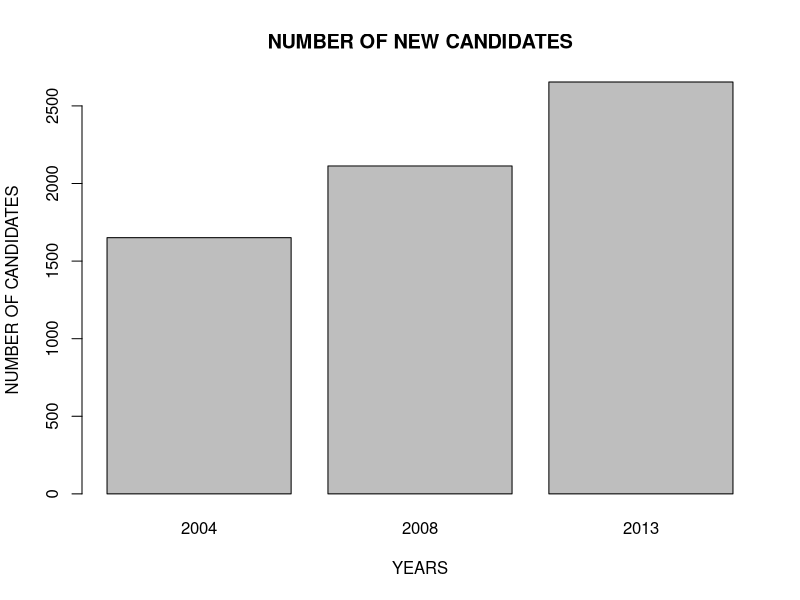
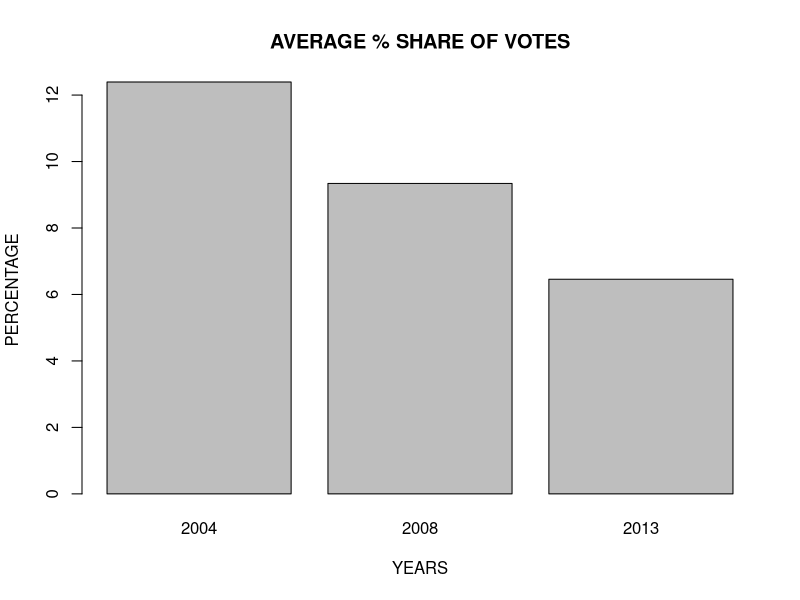
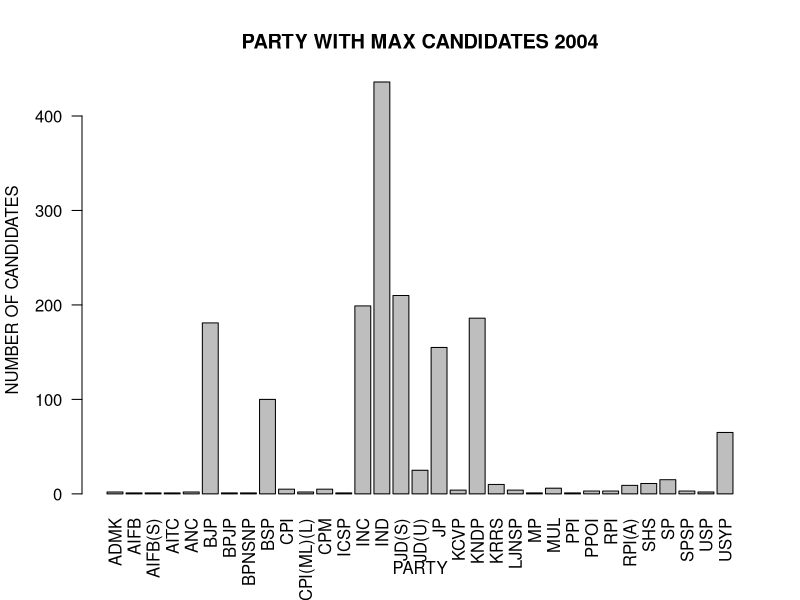
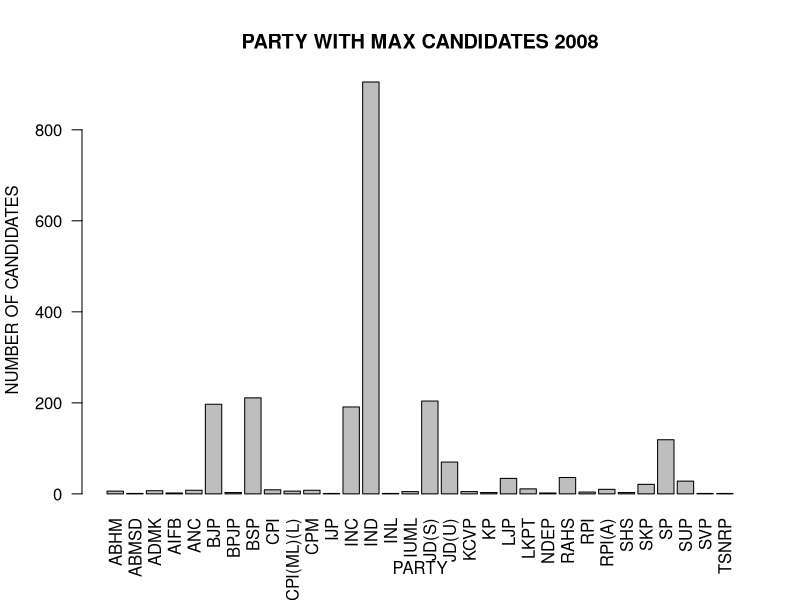
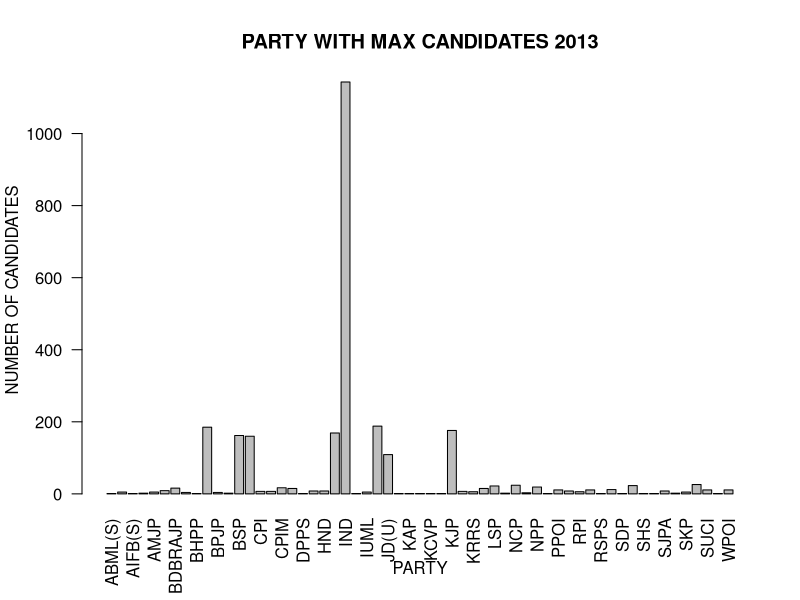

The R source for these figures, in order:
dat<-read.csv('assig_data.csv')
yr1999<-dat[dat$Year==1999,]
yr2004<-dat[dat$Year==2004,]
yr2008<-dat[dat$Year==2008,]
yr2013<-dat[dat$Year==2013,]

yr9904<-dat[dat$Year<=2004,]
yr990408<-dat[dat$Year<=2008,]
require(dplyr) 
newin04<-nrow(anti_join(yr2004,yr1999,by="Name.of.Candidate"))
newin04s<-anti_join(yr2004,yr1999,by="Name.of.Candidate")
newin08<-nrow(anti_join(yr2008,yr9904,by="Name.of.Candidate"))
newin08s<-anti_join(yr2008,yr9904,by="Name.of.Candidate")
newin13<-nrow(anti_join(yr2013,yr990408,by="Name.of.Candidate"))
newin13s<-anti_join(yr2013,yr990408,by="Name.of.Candidate")

number_new<-c(newin04,newin08,newin13)
barplot(number_new,main='NUMBER OF NEW CANDIDATES',xlab = 'YEARS',ylab = 'NUMBER OF CANDIDATES',names.arg=c("2004","2008","2013"))



mean_04<-mean(newin04s$Vote.share.percentage)
mean_08<-mean(newin08s$Vote.share.percentage)
mean_13<-mean(newin13s$Vote.share.percentage)
mean_year<-c(mean_04,mean_08,mean_13)
barplot(mean_year,main='AVERAGE % SHARE OF VOTES',xlab = 'YEARS',ylab = "PERCENTAGE",names.arg=c("2004","2008","2013"))


maxn<-data.frame(table(newin04s$Party, useNA="ifany"))
maxin04<-maxn[apply(maxn[c(2)],1,function(z) !any(z==0)),] #number of candidates from each political party
parties<-maxin04[,'Var1']
num_part<-maxin04[,'Freq']
barplot(num_part,main='PARTY WITH MAX CANDIDATES 2004',xlab = 'PARTY',ylab = "NUMBER OF CANDIDATES",names.arg = parties,las=2)




maxn2<-data.frame(table(newin08s$Party, useNA="ifany"))
maxin08<-maxn2[apply(maxn2[c(2)],1,function(z) !any(z==0)),] 
parties08<-maxin08[,'Var1']
num_part08<-maxin08[,'Freq']
barplot(num_part08,main='PARTY WITH MAX CANDIDATES 2008',xlab = 'PARTY',ylab = "NUMBER OF CANDIDATES",names.arg = parties08,las=2)


maxn3<-data.frame(table(newin13s$Party, useNA="ifany"))
maxin13<-maxn3[apply(maxn3[c(2)],1,function(z) !any(z==0)),]
parties13<-maxin13[,'Var1']
num_part13<-maxin13[,'Freq']
barplot(num_part13,main='PARTY WITH MAX CANDIDATES 2013',xlab = 'PARTY',ylab = "NUMBER OF CANDIDATES",names.arg = parties13,las=2)





                 



